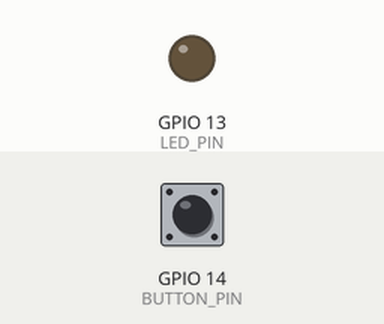
The sketch below on a simulated ESP32. Parts: output pins drawn as LEDs (lit = HIGH). Inputs (shaded band) come from the test bench; at power-on: GPIO 14 (BUTTON_PIN) HIGH.

Above: at 1.2 s.
1.3 s: GPIO 14 (BUTTON_PIN) pulled LOW for 0.15 s
At 1.37 s:
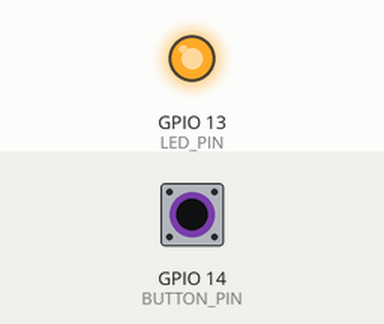
2.9 s: GPIO 14 (BUTTON_PIN) pulled LOW for 3.2 s
At 6.8 s:
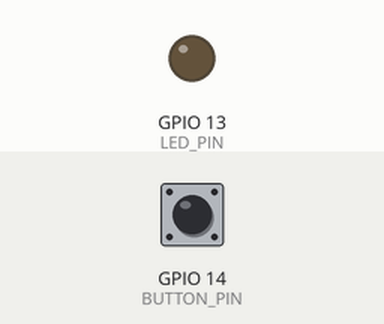
Timing chart, 0 to 8.3 s (numbered marks = the images above; inputs shaded):
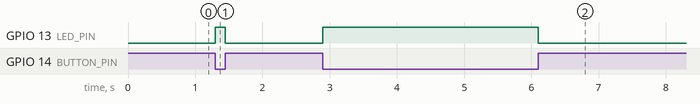

The sketch:

11-Push-Button.ino
```cpp
const int BUTTON_PIN=14;
const int LED_PIN=13;
void setup(){ pinMode(BUTTON_PIN,INPUT_PULLUP); pinMode(LED_PIN,OUTPUT); }
void loop(){ digitalWrite(LED_PIN,digitalRead(BUTTON_PIN)==LOW?HIGH:LOW); }
```

Measured:
- after the input at 1.3 s, GPIO 13 (LED_PIN): LOW → HIGH at once, → LOW 0.15 s later
- after the input at 2.9 s, GPIO 13 (LED_PIN): LOW → HIGH at once, → LOW 3.2 s later
